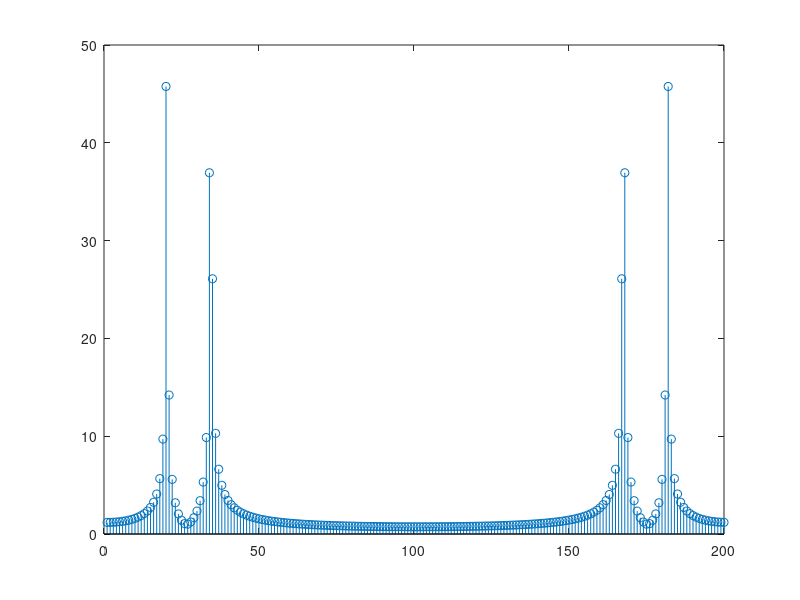

This figure's MATLAB source:
%  根据输入的按键生成DTMF信号并画图的程序
%  每个按键对应两个频率,生成的信号就包括这两个频率
%  至于三角函数信号的产生,采取《数字信号分析与处理》书中5.10.1节中的递推算法

%  首先构建按键到两个频率的映射
keys = {'1', '2', '3', '4', '5', '6', '7', '8', '9', '*', '0', '#', 'A', 'B', 'C', 'D'};
freqs = {[697, 1209], [697, 1336], [697, 1477], [770, 1209], [770, 1336], [697, 1477], [852, 1209], [852, 1336], [852, 1477], [941, 1209], [941, 1336], [941, 1477], [697, 1633], [770, 1633], [852, 1633], [941, 1633]};
KeyMap = containers.Map(keys, freqs);

InputKey = input("请输入按键:",'s');
Freqs = KeyMap(InputKey);
f1 = Freqs(1); f2 = Freqs(2); %从MAP映射中读出两个叠加的频率

%  接下来利用正弦振荡器的条件生成三角函数的信号
%  采样率为8kHz,我们生成1s长的信号需要得到8000个采样点
%  生成的信号频率如f1和f2所示
fs = 8000;
T = 1;
%  生成f1的频率信号
w1 = 2 * pi * f1 / fs;
CosSeq1 = zeros(1, fs + 1); SinSeq1 = zeros(1, fs + 1); %给-1点留个位置
CosSeq1(1)=cos(w1); SinSeq1(1)=-sin(w1);
for i=2:8001
  CosSeq1(i)=cos(w1)*CosSeq1(i-1)-sin(w1)*SinSeq1(i-1);
  SinSeq1(i)=sin(w1)*CosSeq1(i-1)+cos(w1)*SinSeq1(i-1);
end

%  再生成f2的频率信号
w2 = 2 * pi * f2 / fs;
CosSeq2 = zeros(1, fs + 1); SinSeq2 = zeros(1, fs + 1); %给-1点留个位置
CosSeq2(1)=cos(w2); SinSeq2(1)=-sin(w2);
for i=2:8001
  CosSeq2(i)=cos(w2)*CosSeq2(i-1)-sin(w2)*SinSeq2(i-1);
  SinSeq2(i)=sin(w2)*CosSeq2(i-1)+cos(w2)*SinSeq2(i-1);
end

%  最后综合产生DTMF信号,设置每个信号的幅度都为1
%  我们这里采用sin信号的相加

OutputSeq=(SinSeq1(2:end)+SinSeq2(2:end))/2;  %去掉初始化的第一个单元,峰值归一化
t=0:1/fs:1-1/fs;

stem((abs(fft(OutputSeq,200))));  %画FFT看到确实是两个频率峰,验证了我们程序的正确
